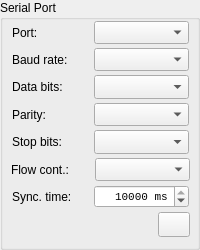
      <widget class="QGroupBox" name="groupBoxSerial">
       <property name="minimumSize">
        <size>
         <width>200</width>
         <height>250</height>
        </size>
       </property>
       <property name="maximumSize">
        <size>
         <width>200</width>
         <height>250</height>
        </size>
       </property>
       <property name="toolTip">
        <string>Set value for Serial Port</string>
       </property>
       <property name="statusTip">
        <string>Set value for Serial Port</string>
       </property>
       <property name="title">
        <string>Serial Port</string>
       </property>
       <property name="flat">
        <bool>false</bool>
       </property>
       <widget class="QWidget" name="layoutWidget1">
        <property name="geometry">
         <rect>
          <x>5</x>
          <y>17</y>
          <width>191</width>
          <height>224</height>
         </rect>
        </property>
        <layout class="QVBoxLayout" name="verticalLayout_2">
         <property name="spacing">
          <number>0</number>
         </property>
         <property name="sizeConstraint">
          <enum>QLayout::SetDefaultConstraint</enum>
         </property>
         <item>
          <layout class="QHBoxLayout" name="horizontalLayout_2">
           <property name="spacing">
            <number>0</number>
           </property>
           <item>
            <widget class="QLabel" name="label_4">
             <property name="minimumSize">
              <size>
               <width>75</width>
               <height>23</height>
              </size>
             </property>
             <property name="maximumSize">
              <size>
               <width>75</width>
               <height>23</height>
              </size>
             </property>
             <property name="text">
              <string>Port:</string>
             </property>
            </widget>
           </item>
           <item>
            <widget class="QComboBox" name="comboBoxPort">
             <property name="sizePolicy">
              <sizepolicy hsizetype="Fixed" vsizetype="Fixed">
               <horstretch>0</horstretch>
               <verstretch>0</verstretch>
              </sizepolicy>
             </property>
             <property name="minimumSize">
              <size>
               <width>95</width>
               <height>23</height>
              </size>
             </property>
             <property name="maximumSize">
              <size>
               <width>95</width>
               <height>23</height>
              </size>
             </property>
             <property name="font">
              <font>
               <family>Liberation Mono</family>
               <pointsize>8</pointsize>
               <bold>false</bold>
              </font>
             </property>
             <property name="toolTip">
              <string>Serial port</string>
             </property>
             <property name="statusTip">
              <string>Serial port</string>
             </property>
            </widget>
           </item>
          </layout>
         </item>
         <item>
          <layout class="QHBoxLayout" name="horizontalLayout_5">
           <property name="spacing">
            <number>0</number>
           </property>
           <item>
            <widget class="QLabel" name="label">
             <property name="minimumSize">
              <size>
               <width>75</width>
               <height>23</height>
              </size>
             </property>
             <property name="maximumSize">
              <size>
               <width>75</width>
               <height>23</height>
              </size>
             </property>
             <property name="text">
              <string>Baud rate:</string>
             </property>
            </widget>
           </item>
           <item>
            <widget class="QComboBox" name="comboBoxRate">
             <property name="sizePolicy">
              <sizepolicy hsizetype="Fixed" vsizetype="Fixed">
               <horstretch>0</horstretch>
               <verstretch>0</verstretch>
              </sizepolicy>
             </property>
             <property name="minimumSize">
              <size>
               <width>95</width>
               <height>23</height>
              </size>
             </property>
             <property name="maximumSize">
              <size>
               <width>95</width>
               <height>23</height>
              </size>
             </property>
             <property name="font">
              <font>
               <family>Liberation Mono</family>
               <pointsize>8</pointsize>
               <bold>false</bold>
              </font>
             </property>
             <property name="toolTip">
              <string>Serial port speed</string>
             </property>
             <property name="statusTip">
              <string>Serial port speed</string>
             </property>
            </widget>
           </item>
          </layout>
         </item>
         <item>
          <layout class="QHBoxLayout" name="horizontalLayout_3">
           <property name="spacing">
            <number>0</number>
           </property>
           <item>
            <widget class="QLabel" name="label_2">
             <property name="minimumSize">
              <size>
               <width>75</width>
               <height>23</height>
              </size>
             </property>
             <property name="maximumSize">
              <size>
               <width>75</width>
               <height>23</height>
              </size>
             </property>
             <property name="text">
              <string>Data bits:</string>
             </property>
            </widget>
           </item>
           <item>
            <widget class="QComboBox" name="comboBoxDataBits">
             <property name="minimumSize">
              <size>
               <width>95</width>
               <height>24</height>
              </size>
             </property>
             <property name="maximumSize">
              <size>
               <width>95</width>
               <height>24</height>
              </size>
             </property>
             <property name="font">
              <font>
               <pointsize>8</pointsize>
              </font>
             </property>
             <property name="toolTip">
              <string>Data Bits</string>
             </property>
             <property name="statusTip">
              <string>Data Bits</string>
             </property>
            </widget>
           </item>
          </layout>
         </item>
         <item>
          <layout class="QHBoxLayout" name="horizontalLayout_4">
           <property name="spacing">
            <number>0</number>
           </property>
           <item>
            <widget class="QLabel" name="label_3">
             <property name="minimumSize">
              <size>
               <width>75</width>
               <height>23</height>
              </size>
             </property>
             <property name="maximumSize">
              <size>
               <width>75</width>
               <height>23</height>
              </size>
             </property>
             <property name="text">
              <string>Parity:</string>
             </property>
            </widget>
           </item>
           <item>
            <widget class="QComboBox" name="comboBoxParity">
             <property name="minimumSize">
              <size>
               <width>95</width>
               <height>23</height>
              </size>
             </property>
             <property name="maximumSize">
              <size>
               <width>95</width>
               <height>23</height>
              </size>
             </property>
             <property name="font">
              <font>
               <pointsize>8</pointsize>
              </font>
             </property>
             <property name="toolTip">
              <string>Parity</string>
             </property>
             <property name="statusTip">
              <string>Parity</string>
             </property>
             <property name="currentText">
              <string/>
             </property>
            </widget>
           </item>
          </layout>
         </item>
         <item>
          <layout class="QHBoxLayout" name="horizontalLayout_6">
           <property name="spacing">
            <number>0</number>
           </property>
           <item>
            <widget class="QLabel" name="label_5">
             <property name="minimumSize">
              <size>
               <width>75</width>
               <height>23</height>
              </size>
             </property>
             <property name="maximumSize">
              <size>
               <width>75</width>
               <height>23</height>
              </size>
             </property>
             <property name="text">
              <string>Stop bits:</string>
             </property>
            </widget>
           </item>
           <item>
            <widget class="QComboBox" name="comboBoxStopBits">
             <property name="minimumSize">
              <size>
               <width>95</width>
               <height>24</height>
              </size>
             </property>
             <property name="maximumSize">
              <size>
               <width>95</width>
               <height>24</height>
              </size>
             </property>
             <property name="font">
              <font>
               <pointsize>8</pointsize>
              </font>
             </property>
             <property name="toolTip">
              <string>Stop Bits</string>
             </property>
             <property name="statusTip">
              <string>Parity</string>
             </property>
            </widget>
           </item>
          </layout>
         </item>
         <item>
          <layout class="QHBoxLayout" name="horizontalLayout_7">
           <property name="spacing">
            <number>0</number>
           </property>
           <item>
            <widget class="QLabel" name="label_6">
             <property name="minimumSize">
              <size>
               <width>78</width>
               <height>23</height>
              </size>
             </property>
             <property name="maximumSize">
              <size>
               <width>75</width>
               <height>23</height>
              </size>
             </property>
             <property name="text">
              <string>Flow cont.:</string>
             </property>
            </widget>
           </item>
           <item>
            <widget class="QComboBox" name="comboBoxFlowControl">
             <property name="minimumSize">
              <size>
               <width>95</width>
               <height>23</height>
              </size>
             </property>
             <property name="maximumSize">
              <size>
               <width>95</width>
               <height>23</height>
              </size>
             </property>
             <property name="font">
              <font>
               <pointsize>8</pointsize>
              </font>
             </property>
             <property name="toolTip">
              <string>Flow Control</string>
             </property>
             <property name="statusTip">
              <string>Flow Control</string>
             </property>
             <property name="currentText">
              <string/>
             </property>
            </widget>
           </item>
          </layout>
         </item>
         <item>
          <layout class="QHBoxLayout" name="horizontalLayout">
           <property name="spacing">
            <number>0</number>
           </property>
           <item>
            <widget class="QLabel" name="labelSpin">
             <property name="sizePolicy">
              <sizepolicy hsizetype="Minimum" vsizetype="Fixed">
               <horstretch>0</horstretch>
               <verstretch>0</verstretch>
              </sizepolicy>
             </property>
             <property name="minimumSize">
              <size>
               <width>75</width>
               <height>23</height>
              </size>
             </property>
             <property name="maximumSize">
              <size>
               <width>75</width>
               <height>23</height>
              </size>
             </property>
             <property name="layoutDirection">
              <enum>Qt::RightToLeft</enum>
             </property>
             <property name="text">
              <string>Sync. time:</string>
             </property>
             <property name="textFormat">
              <enum>Qt::AutoText</enum>
             </property>
             <property name="alignment">
              <set>Qt::AlignLeading|Qt::AlignLeft|Qt::AlignVCenter</set>
             </property>
            </widget>
           </item>
           <item>
            <widget class="QSpinBox" name="spinBoxSync">
             <property name="sizePolicy">
              <sizepolicy hsizetype="Fixed" vsizetype="Fixed">
               <horstretch>0</horstretch>
               <verstretch>0</verstretch>
              </sizepolicy>
             </property>
             <property name="minimumSize">
              <size>
               <width>95</width>
               <height>23</height>
              </size>
             </property>
             <property name="maximumSize">
              <size>
               <width>95</width>
               <height>23</height>
              </size>
             </property>
             <property name="font">
              <font>
               <family>Liberation Mono</family>
               <pointsize>8</pointsize>
               <bold>false</bold>
              </font>
             </property>
             <property name="toolTip">
              <string>Serial port timeout (ms)</string>
             </property>
             <property name="toolTipDuration">
              <number>7</number>
             </property>
             <property name="statusTip">
              <string>Serial port timeout (ms)</string>
             </property>
             <property name="whatsThis">
              <string>Serial port timeout (ms)</string>
             </property>
             <property name="wrapping">
              <bool>false</bool>
             </property>
             <property name="frame">
              <bool>true</bool>
             </property>
             <property name="alignment">
              <set>Qt::AlignRight|Qt::AlignTrailing|Qt::AlignVCenter</set>
             </property>
             <property name="suffix">
              <string> ms</string>
             </property>
             <property name="minimum">
              <number>1</number>
             </property>
             <property name="maximum">
              <number>10000</number>
             </property>
             <property name="singleStep">
              <number>1</number>
             </property>
             <property name="value">
              <number>10000</number>
             </property>
            </widget>
           </item>
          </layout>
         </item>
         <item>
          <layout class="QHBoxLayout" name="horizontalLayout_9">
           <property name="spacing">
            <number>0</number>
           </property>
           <item>
            <spacer name="horizontalSpacer_2">
             <property name="orientation">
              <enum>Qt::Horizontal</enum>
             </property>
             <property name="sizeHint" stdset="0">
              <size>
               <width>40</width>
               <height>20</height>
              </size>
             </property>
            </spacer>
           </item>
           <item>
            <widget class="QPushButton" name="pushBSerialPortDefSet">
             <property name="sizePolicy">
              <sizepolicy hsizetype="Fixed" vsizetype="Fixed">
               <horstretch>0</horstretch>
               <verstretch>0</verstretch>
              </sizepolicy>
             </property>
             <property name="minimumSize">
              <size>
               <width>32</width>
               <height>25</height>
              </size>
             </property>
             <property name="maximumSize">
              <size>
               <width>32</width>
               <height>25</height>
              </size>
             </property>
             <property name="font">
              <font>
               <pointsize>8</pointsize>
              </font>
             </property>
             <property name="toolTip">
              <string>Set defaults value for Serial Port</string>
             </property>
             <property name="statusTip">
              <string>Set defaults value for Serial Port</string>
             </property>
             <property name="layoutDirection">
              <enum>Qt::LeftToRight</enum>
             </property>
             <property name="text">
              <string/>
             </property>
             <property name="icon">
              <iconset resource="btns.qrc">
               <normaloff>:/images/btnS0.png</normaloff>:/images/btnS0.png</iconset>
             </property>
             <property name="checkable">
              <bool>false</bool>
             </property>
             <property name="flat">
              <bool>false</bool>
             </property>
            </widget>
           </item>
           <item>
            <spacer name="horizontalSpacer_5">
             <property name="orientation">
              <enum>Qt::Horizontal</enum>
             </property>
             <property name="sizeType">
              <enum>QSizePolicy::Fixed</enum>
             </property>
             <property name="sizeHint" stdset="0">
              <size>
               <width>6</width>
               <height>20</height>
              </size>
             </property>
            </spacer>
           </item>
          </layout>
         </item>
        </layout>
       </widget>
      </widget>
